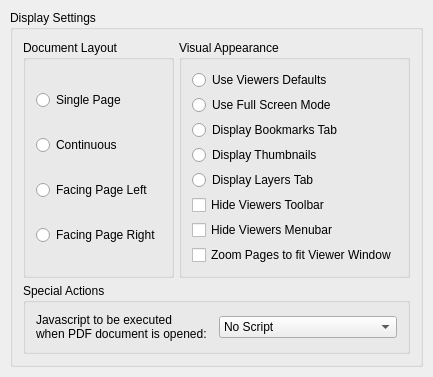
  <widget class="QWidget" name="tabSpecial">
   <attribute name="title">
    <string>Viewer</string>
   </attribute>
   <layout class="QVBoxLayout" name="verticalLayout_7">
    <property name="spacing">
     <number>5</number>
    </property>
    <property name="leftMargin">
     <number>10</number>
    </property>
    <property name="topMargin">
     <number>10</number>
    </property>
    <property name="rightMargin">
     <number>10</number>
    </property>
    <property name="bottomMargin">
     <number>10</number>
    </property>
    <item>
     <widget class="QGroupBox" name="groupDisplay">
      <property name="title">
       <string>Display Settings</string>
      </property>
      <layout class="QVBoxLayout" name="groupDisplayLayout">
       <property name="spacing">
        <number>5</number>
       </property>
       <property name="leftMargin">
        <number>10</number>
       </property>
       <property name="topMargin">
        <number>10</number>
       </property>
       <property name="rightMargin">
        <number>10</number>
       </property>
       <property name="bottomMargin">
        <number>10</number>
       </property>
       <item>
        <layout class="QHBoxLayout" name="horizontalLayout_7">
         <property name="spacing">
          <number>5</number>
         </property>
         <property name="leftMargin">
          <number>0</number>
         </property>
         <property name="topMargin">
          <number>0</number>
         </property>
         <property name="rightMargin">
          <number>0</number>
         </property>
         <property name="bottomMargin">
          <number>0</number>
         </property>
         <item>
          <widget class="QGroupBox" name="pageLayout">
           <property name="title">
            <string>Document Layout</string>
           </property>
           <layout class="QVBoxLayout" name="pageLayoutLayout">
            <property name="spacing">
             <number>5</number>
            </property>
            <property name="leftMargin">
             <number>10</number>
            </property>
            <property name="topMargin">
             <number>10</number>
            </property>
            <property name="rightMargin">
             <number>10</number>
            </property>
            <property name="bottomMargin">
             <number>10</number>
            </property>
            <item>
             <widget class="QRadioButton" name="singlePage">
              <property name="text">
               <string>Single Page</string>
              </property>
             </widget>
            </item>
            <item>
             <widget class="QRadioButton" name="continuousPages">
              <property name="text">
               <string>Continuous</string>
              </property>
             </widget>
            </item>
            <item>
             <widget class="QRadioButton" name="facingPagesLeft">
              <property name="text">
               <string>Facing Page Left</string>
              </property>
             </widget>
            </item>
            <item>
             <widget class="QRadioButton" name="facingPagesRight">
              <property name="text">
               <string>Facing Page Right</string>
              </property>
             </widget>
            </item>
           </layout>
          </widget>
         </item>
         <item>
          <widget class="QGroupBox" name="groupNavigation">
           <property name="title">
            <string>Visual Appearance</string>
           </property>
           <layout class="QVBoxLayout" name="groupNavigationLayout">
            <property name="spacing">
             <number>5</number>
            </property>
            <property name="leftMargin">
             <number>10</number>
            </property>
            <property name="topMargin">
             <number>10</number>
            </property>
            <property name="rightMargin">
             <number>10</number>
            </property>
            <property name="bottomMargin">
             <number>10</number>
            </property>
            <item>
             <widget class="QRadioButton" name="useViewDefault">
              <property name="text">
               <string>Use Viewers Defaults</string>
              </property>
             </widget>
            </item>
            <item>
             <widget class="QRadioButton" name="useFullScreen">
              <property name="text">
               <string>Use Full Screen Mode</string>
              </property>
             </widget>
            </item>
            <item>
             <widget class="QRadioButton" name="useBookmarks">
              <property name="text">
               <string>Display Bookmarks Tab</string>
              </property>
             </widget>
            </item>
            <item>
             <widget class="QRadioButton" name="useThumbnails">
              <property name="text">
               <string>Display Thumbnails</string>
              </property>
             </widget>
            </item>
            <item>
             <widget class="QRadioButton" name="useLayers2">
              <property name="text">
               <string>Display Layers Tab</string>
              </property>
             </widget>
            </item>
            <item>
             <widget class="QCheckBox" name="hideToolBar">
              <property name="text">
               <string>Hide Viewers Toolbar</string>
              </property>
             </widget>
            </item>
            <item>
             <widget class="QCheckBox" name="hideMenuBar">
              <property name="text">
               <string>Hide Viewers Menubar</string>
              </property>
             </widget>
            </item>
            <item>
             <widget class="QCheckBox" name="fitWindow">
              <property name="text">
               <string>Zoom Pages to fit Viewer Window</string>
              </property>
             </widget>
            </item>
           </layout>
          </widget>
         </item>
        </layout>
       </item>
       <item>
        <widget class="QGroupBox" name="groupJava">
         <property name="title">
          <string>Special Actions</string>
         </property>
         <layout class="QHBoxLayout" name="groupJavaLayout">
          <property name="spacing">
           <number>5</number>
          </property>
          <property name="leftMargin">
           <number>10</number>
          </property>
          <property name="topMargin">
           <number>10</number>
          </property>
          <property name="rightMargin">
           <number>10</number>
          </property>
          <property name="bottomMargin">
           <number>10</number>
          </property>
          <item>
           <widget class="QLabel" name="actionLabel">
            <property name="text">
             <string>Javascript to be executed
when PDF document is opened:</string>
            </property>
           </widget>
          </item>
          <item>
           <widget class="QComboBox" name="actionCombo">
            <property name="editable">
             <bool>false</bool>
            </property>
            <item>
             <property name="text">
              <string>No Script</string>
             </property>
            </item>
           </widget>
          </item>
         </layout>
        </widget>
       </item>
      </layout>
     </widget>
    </item>
   </layout>
  </widget>
